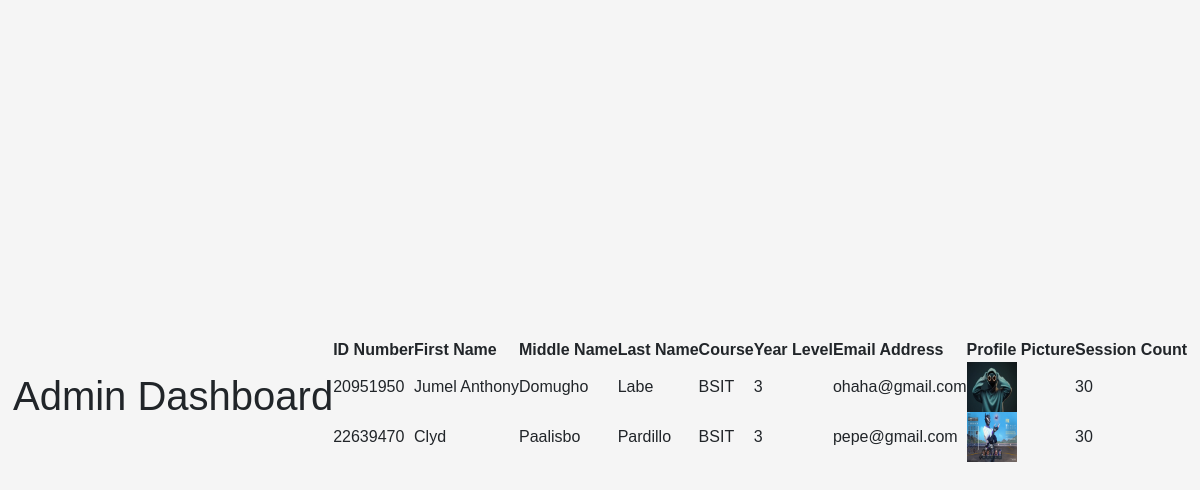
The app's page /admin/dashboard (signed in) with its own data.
### tables this page shows
CREATE TABLE students ( 
idno TEXT PRIMARY KEY,
lastname TEXT NOT NULL,
firstname TEXT NOT NULL,
midname TEXT,
course TEXT NOT NULL,
year_level INTEGER NOT NULL,
email_address TEXT NOT NULL,
username TEXT NOT NULL CHECK (username = idno),
password TEXT NOT NULL,
profile_picture TEXT DEFAULT NULL,
session_count INTEGER DEFAULT 30
);

### app.py (the view)
@app.route('/admin/dashboard')
@admin_required
def admin_dashboard():
    conn = get_db_connection()
    cursor = conn.cursor()
    cursor.execute("SELECT * FROM students")
    users = cursor.fetchall()
    conn.close()
    return render_template('admin_dashboard.html', users=users)

### app.py (called while the page is built)
def get_db_connection():
    conn = sqlite3.connect('users.db')
    conn.row_factory = sqlite3.Row
    return conn

def admin_required(f):
    @wraps(f)
    def decorated_function(*args, **kwargs):
        if 'user_id' not in session or session.get('role') != 'admin':
            flash("Admin access required!", "danger")
            return redirect(url_for('login'))
        return f(*args, **kwargs)
    return decorated_function

@app.after_request
def add_header(response):
    response.headers['Cache-Control'] = 'no-store, no-cache, must-revalidate, post-check=0, pre-check=0, max-age=0'
    response.headers['Pragma'] = 'no-cache'
    response.headers['Expires'] = '-1'
    return response

### templates/admin_dashboard.html
{% extends "base.html" %}
{% block content %}
<h1>Admin Dashboard</h1>
<table>
    <thead>
        <tr>
            <th>ID Number</th>
            <th>First Name</th>
            <th>Middle Name</th>
            <th>Last Name</th>
            <th>Course</th>
            <th>Year Level</th>
            <th>Email Address</th>
            <th>Profile Picture</th>
            <th>Session Count</th>
        </tr>
    </thead>
    <tbody>
        {% for user in users %}
        <tr>
            <td>{{ user.idno }}</td>
            <td>{{ user.firstname }}</td>
            <td>{{ user.midname }}</td>
            <td>{{ user.lastname }}</td>
            <td>{{ user.course }}</td>
            <td>{{ user.year_level }}</td>
            <td>{{ user.email_address }}</td>
            <td>
                {% if user.profile_picture %}
                <img src="{{ url_for('static', filename=user.profile_picture) }}" alt="Profile Picture" width="50">
                {% else %}
                N/A
                {% endif %}
            </td>
            <td>{{ user.session_count }}</td>
        </tr>
        {% endfor %}
    </tbody>
</table>
{% endblock %}

### templates/base.html (shortened to what this page needs)
<!DOCTYPE html>
<html lang="en">
<head>
  <link href="https://cdn.jsdelivr.net/npm/bootstrap@5.3.0/dist/css/bootstrap.min.css" rel="stylesheet">
  <link rel="stylesheet" href="{{ url_for('static', filename='styles.css') }}">
</head>
<body>
  {% block content %}{% endblock %}
</body>
</html>

### static/styles.css (style rules this page uses)
body { height: 100vh; margin: 0; display: flex; justify-content: center; align-items: center; background: #f5f5f5; font-family: Arial, sans-serif; }
* { margin: 0; padding: 0; box-sizing: border-box; font-family: Arial, sans-serif; }
body { display: flex; justify-content: center; align-items: center; height: 100vh; background-color: #f5f5f5; }

### records on screen
students: idno "20951950", firstname "Jumel Anthony", midname "Domugho", lastname "Labe", course "BSIT", year_level "3", email_address "ohaha@gmail.com", profile_picture (picture), session_count "30"
students: idno "22639470", firstname "Clyd", midname "Paalisbo", lastname "Pardillo", course "BSIT", year_level "3", email_address "pepe@gmail.com", profile_picture (picture), session_count "30"
